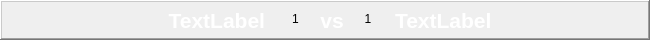
  <widget class="QFrame" name="frame_4">
   <property name="geometry">
    <rect>
     <x>670</x>
     <y>220</y>
     <width>650</width>
     <height>40</height>
    </rect>
   </property>
   <property name="frameShape">
    <enum>QFrame::WinPanel</enum>
   </property>
   <property name="frameShadow">
    <enum>QFrame::Raised</enum>
   </property>
   <widget class="QLabel" name="t5">
    <property name="geometry">
     <rect>
      <x>15</x>
      <y>8</y>
      <width>250</width>
      <height>25</height>
     </rect>
    </property>
    <property name="palette">
     <palette>
      <active>
       <colorrole role="WindowText">
        <brush brushstyle="SolidPattern">
         <color alpha="255">
          <red>255</red>
          <green>255</green>
          <blue>255</blue>
         </color>
        </brush>
       </colorrole>
      </active>
      <inactive>
       <colorrole role="WindowText">
        <brush brushstyle="SolidPattern">
         <color alpha="255">
          <red>255</red>
          <green>255</green>
          <blue>255</blue>
         </color>
        </brush>
       </colorrole>
      </inactive>
      <disabled>
       <colorrole role="WindowText">
        <brush brushstyle="SolidPattern">
         <color alpha="255">
          <red>120</red>
          <green>120</green>
          <blue>120</blue>
         </color>
        </brush>
       </colorrole>
      </disabled>
     </palette>
    </property>
    <property name="font">
     <font>
      <family>Segoe UI</family>
      <pointsize>16</pointsize>
      <weight>75</weight>
      <italic>false</italic>
      <bold>true</bold>
     </font>
    </property>
    <property name="styleSheet">
     <string notr="true"/>
    </property>
    <property name="text">
     <string>TextLabel</string>
    </property>
    <property name="alignment">
     <set>Qt::AlignRight|Qt::AlignTrailing|Qt::AlignVCenter</set>
    </property>
   </widget>
   <widget class="QLabel" name="t6">
    <property name="geometry">
     <rect>
      <x>395</x>
      <y>8</y>
      <width>250</width>
      <height>25</height>
     </rect>
    </property>
    <property name="palette">
     <palette>
      <active>
       <colorrole role="WindowText">
        <brush brushstyle="SolidPattern">
         <color alpha="255">
          <red>255</red>
          <green>255</green>
          <blue>255</blue>
         </color>
        </brush>
       </colorrole>
      </active>
      <inactive>
       <colorrole role="WindowText">
        <brush brushstyle="SolidPattern">
         <color alpha="255">
          <red>255</red>
          <green>255</green>
          <blue>255</blue>
         </color>
        </brush>
       </colorrole>
      </inactive>
      <disabled>
       <colorrole role="WindowText">
        <brush brushstyle="SolidPattern">
         <color alpha="255">
          <red>120</red>
          <green>120</green>
          <blue>120</blue>
         </color>
        </brush>
       </colorrole>
      </disabled>
     </palette>
    </property>
    <property name="font">
     <font>
      <family>Segoe UI</family>
      <pointsize>16</pointsize>
      <weight>75</weight>
      <italic>false</italic>
      <bold>true</bold>
     </font>
    </property>
    <property name="styleSheet">
     <string notr="true"/>
    </property>
    <property name="text">
     <string>TextLabel</string>
    </property>
   </widget>
   <widget class="QLabel" name="vs3">
    <property name="geometry">
     <rect>
      <x>317</x>
      <y>8</y>
      <width>30</width>
      <height>25</height>
     </rect>
    </property>
    <property name="palette">
     <palette>
      <active>
       <colorrole role="WindowText">
        <brush brushstyle="SolidPattern">
         <color alpha="255">
          <red>255</red>
          <green>255</green>
          <blue>255</blue>
         </color>
        </brush>
       </colorrole>
      </active>
      <inactive>
       <colorrole role="WindowText">
        <brush brushstyle="SolidPattern">
         <color alpha="255">
          <red>255</red>
          <green>255</green>
          <blue>255</blue>
         </color>
        </brush>
       </colorrole>
      </inactive>
      <disabled>
       <colorrole role="WindowText">
        <brush brushstyle="SolidPattern">
         <color alpha="255">
          <red>120</red>
          <green>120</green>
          <blue>120</blue>
         </color>
        </brush>
       </colorrole>
      </disabled>
     </palette>
    </property>
    <property name="font">
     <font>
      <family>Segoe UI</family>
      <pointsize>16</pointsize>
      <weight>75</weight>
      <italic>false</italic>
      <bold>true</bold>
     </font>
    </property>
    <property name="styleSheet">
     <string notr="true"/>
    </property>
    <property name="text">
     <string>vs</string>
    </property>
    <property name="alignment">
     <set>Qt::AlignCenter</set>
    </property>
   </widget>
   <widget class="QLabel" name="l5">
    <property name="geometry">
     <rect>
      <x>280</x>
      <y>4</y>
      <width>31</width>
      <height>30</height>
     </rect>
    </property>
    <property name="text">
     <string>1</string>
    </property>
    <property name="alignment">
     <set>Qt::AlignCenter</set>
    </property>
   </widget>
   <widget class="QLabel" name="l6">
    <property name="geometry">
     <rect>
      <x>353</x>
      <y>4</y>
      <width>30</width>
      <height>30</height>
     </rect>
    </property>
    <property name="text">
     <string>1</string>
    </property>
    <property name="alignment">
     <set>Qt::AlignCenter</set>
    </property>
   </widget>
  </widget>
